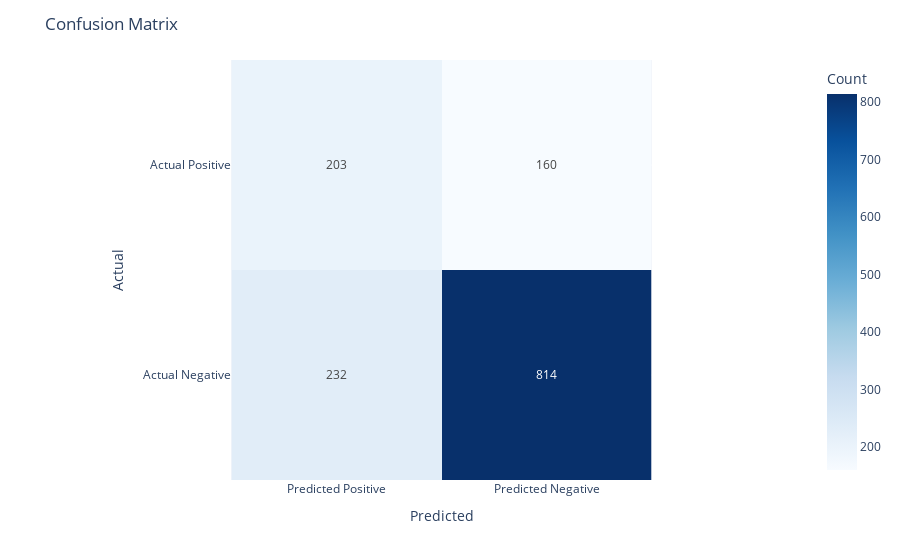

Notebook source saved alongside this figure:
### Code cell
dt3= tree.DecisionTreeClassifier().fit(X_res_smote, y_res_smote)
y_pred_class = dt3.predict(X_val)
y_pred_prob = dt3.predict_proba(X_val)[:,1]

evaluation(y_val, y_pred_class)

### Figure 1 — Plotly figure (JSON) as saved in the notebook; plotly's stock layout.template omitted (floating-point values rounded to 4 significant figures)
{"data": [{"coloraxis": "coloraxis", "hovertemplate": "Predicted: %{x}<br>Actual: %{y}<br>Count: %{z}<extra></extra>", "name": "0", "showscale": true, "texttemplate": "%{z}", "type": "heatmap", "x": ["Predicted Positive", "Predicted Negative"], "xaxis": "x", "y": ["Actual Positive", "Actual Negative"], "yaxis": "y", "z": [[203, 160], [232, 814]]}], "layout": {"coloraxis": {"colorbar": {"title": {"text": "Count"}}, "colorscale": [[0, "rgb(247,251,255)"], [0.125, "rgb(222,235,247)"], [0.25, "rgb(198,219,239)"], [0.375, "rgb(158,202,225)"], [0.5, "rgb(107,174,214)"], [0.625, "rgb(66,146,198)"], [0.75, "rgb(33,113,181)"], [0.875, "rgb(8,81,156)"], [1, "rgb(8,48,107)"]]}, "margin": {"t": 60}, "title": {"text": "Confusion Matrix"}, "xaxis": {"anchor": "y", "constrain": "domain", "domain": [0, 1], "scaleanchor": "y", "title": {"text": "Predicted"}}, "yaxis": {"anchor": "x", "autorange": "reversed", "constrain": "domain", "domain": [0, 1], "title": {"text": "Actual"}}}}
